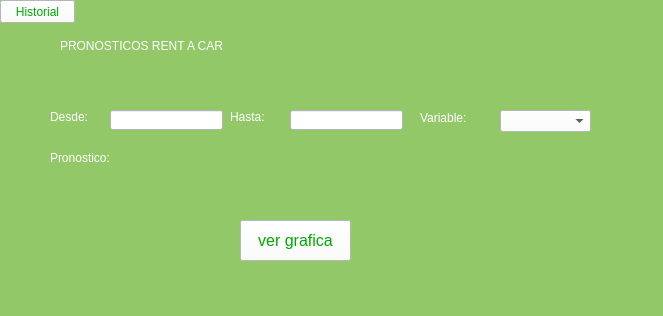
<?xml version="1.0" encoding="UTF-8"?>
<ui version="4.0">
 <class>MainWindow</class>
 <widget class="QMainWindow" name="MainWindow">
  <property name="geometry">
   <rect>
    <x>0</x>
    <y>0</y>
    <width>663</width>
    <height>316</height>
   </rect>
  </property>
  <property name="font">
   <font>
    <pointsize>12</pointsize>
   </font>
  </property>
  <property name="windowTitle">
   <string>Pronosticos Rent A Car</string>
  </property>
  <property name="styleSheet">
   <string notr="true">background-color: rgb(146, 200, 104);</string>
  </property>
  <widget class="QWidget" name="centralwidget">
   <widget class="QLabel" name="label">
    <property name="geometry">
     <rect>
      <x>50</x>
      <y>110</y>
      <width>47</width>
      <height>13</height>
     </rect>
    </property>
    <property name="styleSheet">
     <string notr="true">color: rgb(255, 255, 255);
font: 12pt &quot;MS Shell Dlg 2&quot;;</string>
    </property>
    <property name="text">
     <string>Desde:</string>
    </property>
   </widget>
   <widget class="QLineEdit" name="txtDesde">
    <property name="geometry">
     <rect>
      <x>110</x>
      <y>110</y>
      <width>113</width>
      <height>20</height>
     </rect>
    </property>
    <property name="styleSheet">
     <string notr="true">background-color: rgb(255, 255, 255);</string>
    </property>
   </widget>
   <widget class="QLabel" name="label_2">
    <property name="geometry">
     <rect>
      <x>230</x>
      <y>110</y>
      <width>47</width>
      <height>13</height>
     </rect>
    </property>
    <property name="styleSheet">
     <string notr="true">color: rgb(255, 255, 255);
font: 12pt &quot;MS Shell Dlg 2&quot;;</string>
    </property>
    <property name="text">
     <string>Hasta:</string>
    </property>
   </widget>
   <widget class="QLineEdit" name="txtHasta">
    <property name="geometry">
     <rect>
      <x>290</x>
      <y>110</y>
      <width>113</width>
      <height>20</height>
     </rect>
    </property>
    <property name="styleSheet">
     <string notr="true">background-color: rgb(255, 255, 255);</string>
    </property>
   </widget>
   <widget class="QLabel" name="label_3">
    <property name="geometry">
     <rect>
      <x>60</x>
      <y>10</y>
      <width>551</width>
      <height>71</height>
     </rect>
    </property>
    <property name="styleSheet">
     <string notr="true">color: rgb(255, 255, 255);
font: 28pt &quot;MS Shell Dlg 2&quot;;</string>
    </property>
    <property name="text">
     <string>PRONOSTICOS RENT A CAR</string>
    </property>
   </widget>
   <widget class="QLabel" name="label_4">
    <property name="geometry">
     <rect>
      <x>420</x>
      <y>110</y>
      <width>71</width>
      <height>16</height>
     </rect>
    </property>
    <property name="styleSheet">
     <string notr="true">color: rgb(255, 255, 255);
font: 12pt &quot;MS Shell Dlg 2&quot;;</string>
    </property>
    <property name="text">
     <string>Variable:</string>
    </property>
   </widget>
   <widget class="QComboBox" name="cmbVariable">
    <property name="geometry">
     <rect>
      <x>500</x>
      <y>110</y>
      <width>91</width>
      <height>22</height>
     </rect>
    </property>
    <property name="styleSheet">
     <string notr="true">background-color: rgb(255, 255, 255);</string>
    </property>
   </widget>
   <widget class="QLabel" name="label_5">
    <property name="geometry">
     <rect>
      <x>50</x>
      <y>150</y>
      <width>91</width>
      <height>16</height>
     </rect>
    </property>
    <property name="styleSheet">
     <string notr="true">color: rgb(255, 255, 255);
font: 12pt &quot;MS Shell Dlg 2&quot;;</string>
    </property>
    <property name="text">
     <string>Pronostico:</string>
    </property>
   </widget>
   <widget class="QPushButton" name="pushButton">
    <property name="geometry">
     <rect>
      <x>240</x>
      <y>220</y>
      <width>111</width>
      <height>41</height>
     </rect>
    </property>
    <property name="font">
     <font>
      <pointsize>12</pointsize>
     </font>
    </property>
    <property name="styleSheet">
     <string notr="true">background-color: rgb(255, 255, 255);
color: rgb(0, 170, 0);</string>
    </property>
    <property name="text">
     <string>ver grafica</string>
    </property>
   </widget>
   <widget class="QPushButton" name="btnhist">
    <property name="geometry">
     <rect>
      <x>0</x>
      <y>0</y>
      <width>75</width>
      <height>23</height>
     </rect>
    </property>
    <property name="styleSheet">
     <string notr="true">background-color: rgb(255, 255, 255);
color: rgb(0, 170, 0);</string>
    </property>
    <property name="text">
     <string>Historial</string>
    </property>
   </widget>
  </widget>
  <widget class="QStatusBar" name="statusbar"/>
  <action name="actionpronosticos">
   <property name="checkable">
    <bool>true</bool>
   </property>
   <property name="checked">
    <bool>true</bool>
   </property>
   <property name="text">
    <string>pronosticos</string>
   </property>
   <property name="font">
    <font>
     <pointsize>9</pointsize>
    </font>
   </property>
  </action>
 </widget>
 <resources/>
 <connections/>
</ui>
